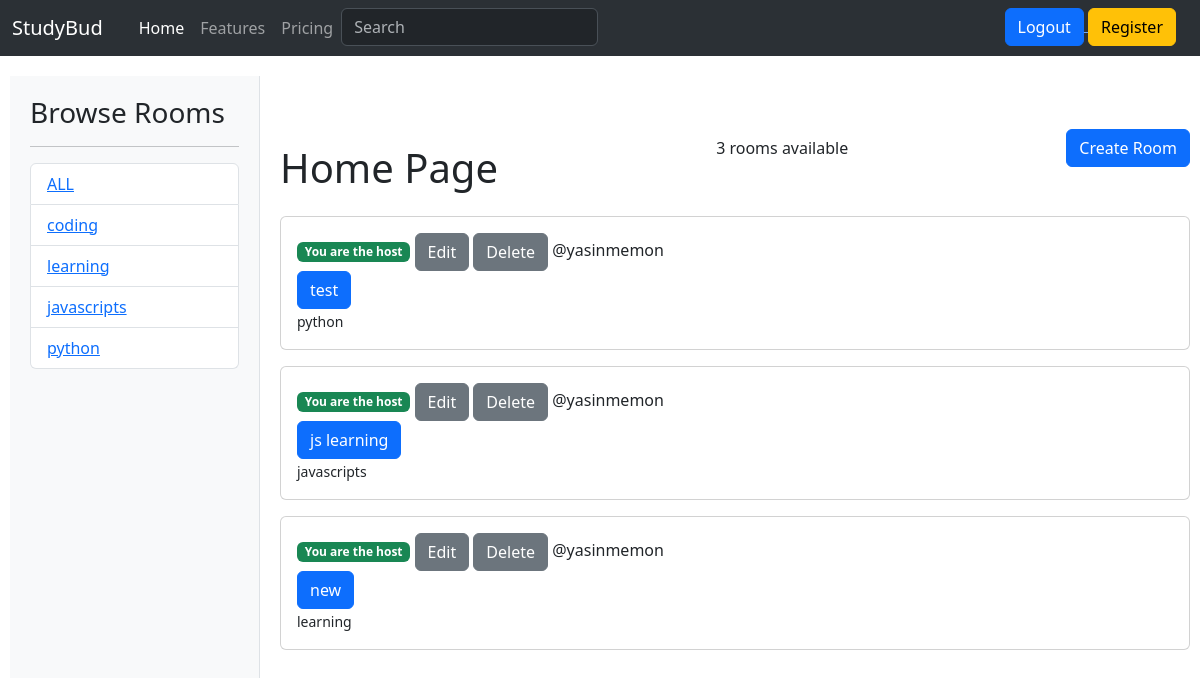
The app's page / (signed in) with its own data.
### base/models.py (models this page shows, shortened)
class Topic(models.Model):
    name = models.CharField(max_length=200)
    def __str__(self):
        return self.name

class Room(models.Model):
    host = models.ForeignKey(User, on_delete=models.SET_NULL, null=True)
    topic = models.ForeignKey(Topic, on_delete=models.SET_NULL, null=True)
    name = models.CharField(max_length=200)
    description = models.TextField(null=True, blank=True)
    updated = models.DateTimeField(auto_now=True)
    created = models.DateTimeField(auto_now_add=True)
    class Meta():
        ordering = ['-updated', '-created']

### base/views.py (the view)
# urls.py: path('', views.home, name='home'),
def home(request):
    q = request.GET.get('q') if request.GET.get('q') != None else ''
    rooms = Room.objects.filter(Q(topic__name__icontains=q) |
                                Q(name__icontains=q) |
                                Q(description__icontains=q))
    topics = Topic.objects.all()
    room_count = rooms.count()
    return render(request, 'base/index.html', {'rooms': rooms, 'topics': topics, 'room_count': room_count})

### base/templates/base/index.html (shortened to what this page needs)
{% extends 'main.html' %} {% block content %}
<div class="home-container">
  <div class="sidebar">
    <h3>Browse Rooms</h3>
    <hr />
    {% if topics %}
    <ul class="list-group">
      <li class="list-group-item">
        <a href="{% url 'home' %}">ALL</a>
      </li>
      {% for topic in topics %}
      <li class="list-group-item">
        <a href="{% url 'home' %}?q={{ topic.name }}">{{ topic.name }}</a>
      </li>
      {% endfor %}
    </ul>
    {% endif %}
  </div>
  <div class="rooms-section">
    <div class="d-flex justify-content-between align-items-center mb-3">
      <h1 class="mt-5">Home Page</h1>
      <span>{{room_count}} rooms available</span>
      <a href="{% url 'create-room' %}" class="btn btn-primary">Create Room</a>
    </div>
    <div>
      {% if rooms %} {% for room in rooms %}
      <div class="card mb-3">
        <div class="card-body">
          {% if request.user == room.host %}
          <span class="badge bg-success">You are the host</span>
          <a href="{% url 'update-room' room.id %}" class="btn btn-secondary"
            >Edit</a
          >
          <a href="{% url 'delete-room' room.id %}" class="btn btn-secondary"
            >Delete</a
          >
          {% endif %}
          <span>@{{room.host.username}}</span><br />
          <a href="{% url 'room' room.id %}" class="btn btn-primary"
            >{{room.name}}</a
          >
          <br />
          <small>{{room.topic}}</small>
        </div>
      </div>
      {% endfor %} {% else %}
      <div class="alert alert-info" role="alert">
        No rooms available at the moment.
      </div>
      {% endif %}
    </div>
  </div>
</div>
{% endblock %}

### base/templates/base/index.html (style rules this page uses)
.home-container { margin-top: 20px; display: flex; flex-direction: row; gap: 20px; margin-left: 10px; margin-right: 10px; min-height: 90vh; }
.sidebar { flex: 0 0 250px; padding: 20px; background-color: #f8f9fa; border-right: 1px solid #dee2e6; height: 100%; min-height: 90vh; }
.rooms-section { flex: 1 1 0%; padding: 20px 0 20px 0; min-width: 0; }

### records on screen
Topic: name "coding"
Topic: name "learning"
Topic: name "javascripts"
Topic: name "python"
Room: shows "You are the host", host.username "yasinmemon", name "test", topic "python"
Room: shows "You are the host", host.username "yasinmemon", name "js learning", topic "javascripts"
Room: shows "You are the host", host.username "yasinmemon", name "new", topic "learning"

### other values on screen
{{ room_count }} "3"
